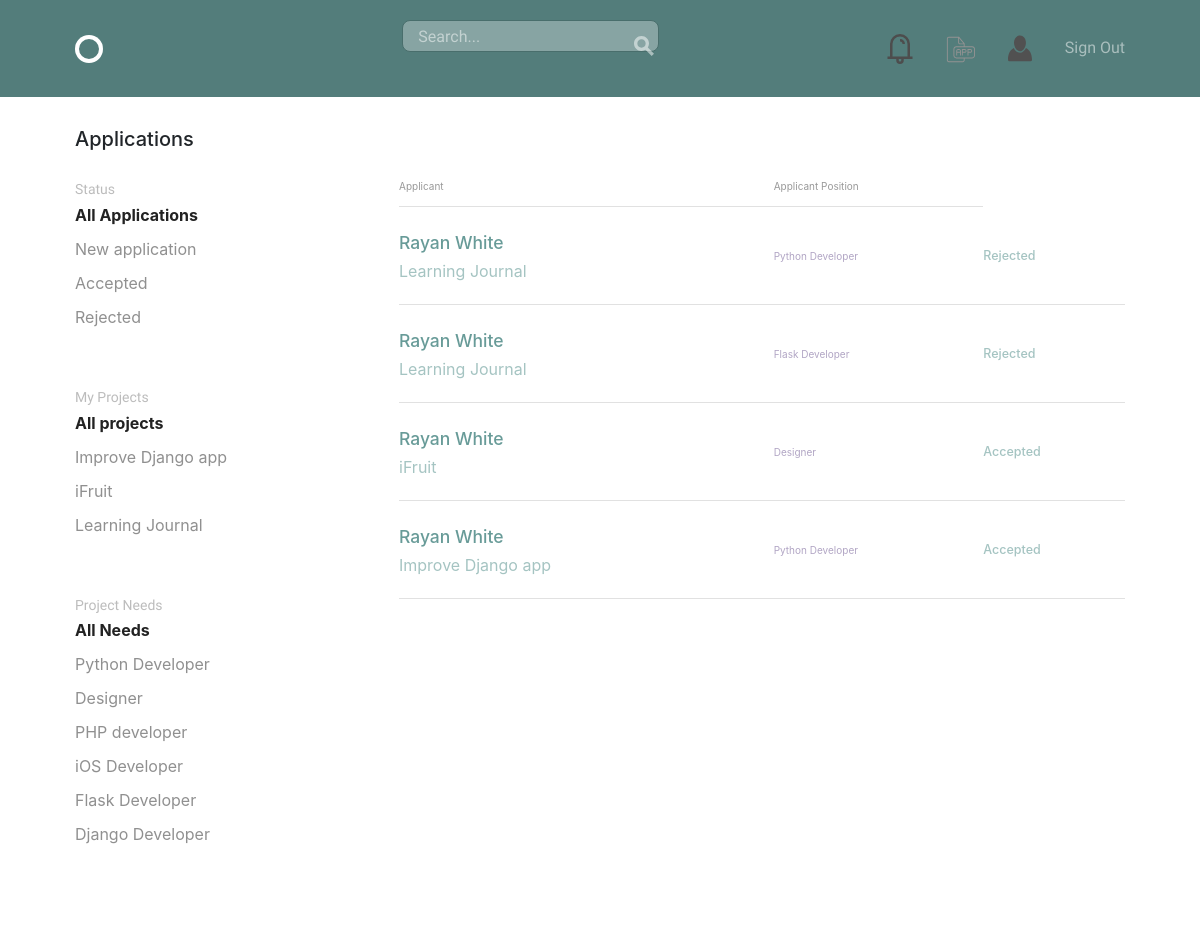
The page /accounts/applications/ (signed in) on the database as committed earlier.
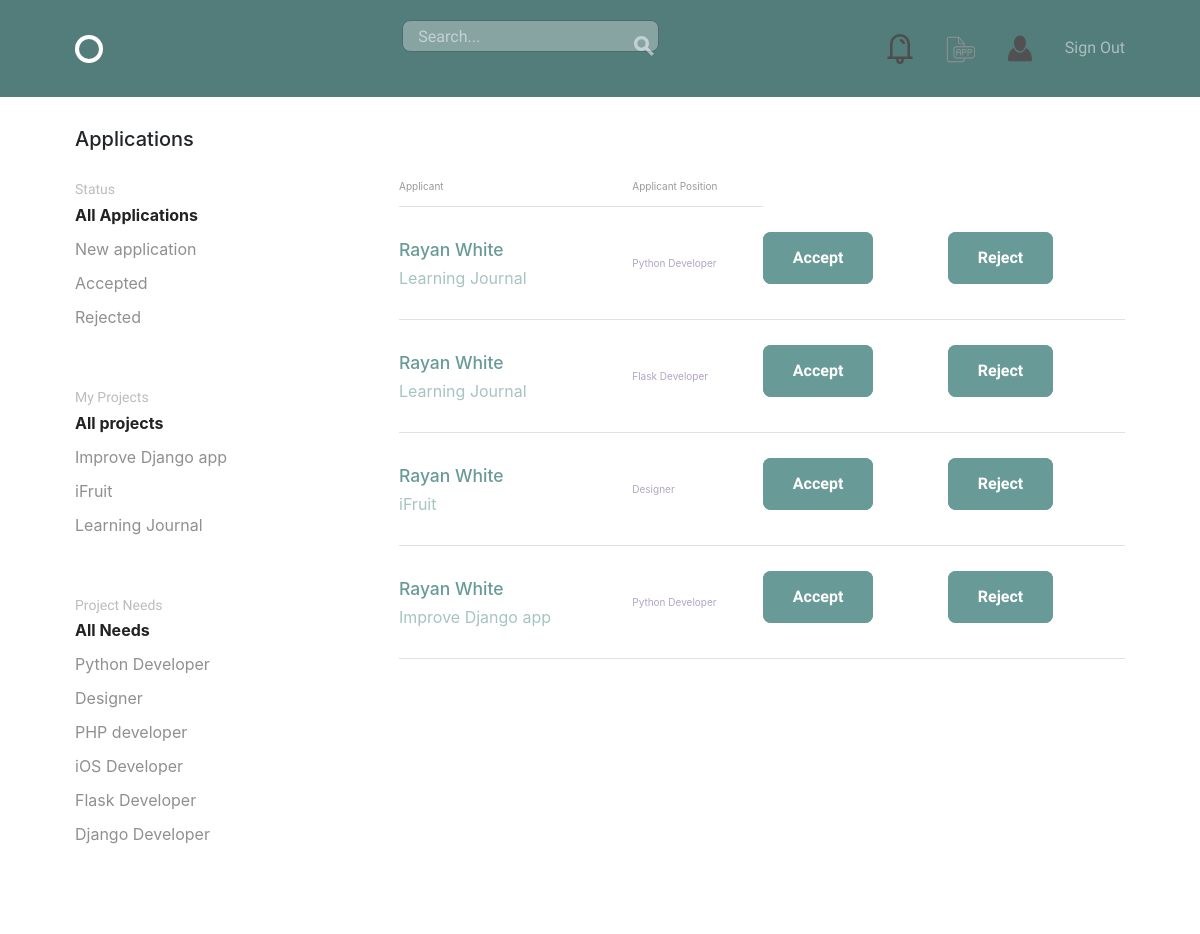
The same page on the database as committed later.
### accounts/models.py (models this page shows, shortened)
class UserApplication(models.Model):
    applicant = models.ForeignKey(settings.AUTH_USER_MODEL,
                                  on_delete=models.CASCADE,
                                  related_name='application')
    position = models.ForeignKey('projects.Position', related_name='apply')
    project = models.ForeignKey('projects.Project')
    status = models.NullBooleanField(default=None)

class User(AbstractBaseUser, PermissionsMixin):
    username = models.CharField(max_length=50, unique=True)
    email = models.EmailField(unique=True)
    first_name = models.CharField(max_length=50)
    last_name = models.CharField(max_length=50)
    bio = models.TextField(default='')
    avatar = models.ImageField(upload_to='./user_avatar', blank=True)
    date_joined = models.DateTimeField(default=timezone.now)
    is_active = models.BooleanField(default=False)
    is_staff = models.BooleanField(default=False)
    objects = UserManager()
    USERNAME_FIELD = "email"
    REQUIRED_FIELDS = ['username']
    @property
    def full_name(self):
        return f'{self.first_name} {self.last_name}'
    def __str__(self):
        return self.username

### projects/models.py (models this page shows)
class Project(models.Model):
    user = models.ForeignKey(settings.AUTH_USER_MODEL,
                             related_name='projects',
                             on_delete=models.CASCADE)
    title = models.CharField(max_length=50)
    description = models.TextField(default='')
    time_estimate = models.CharField(max_length=100)
    requirements = models.CharField(max_length=255)
    def __str__(self):
        return f'{self.title}'

class Position(models.Model):
    name = models.CharField(max_length=50)
    description = models.TextField(default='')
    project = models.ForeignKey(Project,
                                related_name='positions',
                                on_delete=models.CASCADE)
    time = models.CharField(max_length=30)
    skill = models.ManyToManyField('accounts.Skill',
                                   related_name='skills')
    def __str__(self):
        return f'{self.name}'

### accounts/views.py (the view, shortened to what this page needs)
# urls.py: url(r'applications/$', views.ApplicationView.as_view(),
class ApplicationView(LrM, PrefetchRelatedMixin, ListView):
    template_name = "accounts/applications.html"
    model = models.UserApplication
    context_object_name = 'applications'
    prefetch_related = ['applicant__projects', ]
    def get_context_data(self, **kwargs):
        context = super(ApplicationView, self).get_context_data(**kwargs)
        context['app_list'] = ['New application', 'Accepted', 'Rejected']
        context['projects'] = self.request.user.projects.all()
        context['skills_list'] = Position.objects.exclude(
            apply__status=True).values('name').distinct()
        context['pro_selected'] = self.request.GET.get('pro_filter')
        context['skill_selected'] = self.request.GET.get('skill_filter')
        context['app_selected'] = self.request.GET.get('app_filter')
        return context
    def get_queryset(self):
        queryset = super().get_queryset()
        app_term = self.request.GET.get('app_filter')
        pro_term = self.request.GET.get('pro_filter')
        skill_term = self.request.GET.get('skill_filter')
        user = models.User.objects.all().exclude(pk=self.request.user.id)
        print(user)
        if app_term:
            queryset = queryset.filter(status=self.choice(app_term))
        if pro_term:
            queryset = queryset.filter(project__title=pro_term)
        if skill_term:
            queryset = queryset.filter(position__name=skill_term)
        return queryset

### accounts/templates/accounts/applications.html (shortened to what the changed rows need)
{% extends "layout.html" %}
{% block content %}
<div class="bounds circle--page">
    <div class="circle--page--header grid-100">
        <h2>Applications</h2>
    </div>
    <div class="grid-70 grid-push-5">
        <table class="u-full-width circle--table">
            <thead>
                <tr>
                <th>Applicant</th>
                <th class="circle--cell--right">Applicant Position</th>
                </tr>
            </thead>
            <tbody>
                {% for application in applications %}
                    <tr class="clickable-row" data-href="{% url 'accounts:profile' application.applicant.pk %}">
                    <td>
                        <h3>{{ application.applicant.full_name }}</h3>
                        <p>{{ application.project }}</p>
                    </td>
                    <td class="circle--cell--right">
                        <span class="secondary-label">{{ application.position }}</span>
                    </td>
                    {% if application.applicant.id == request.user.id %}
                        <td>
                            <h5>
                                This can be accepted or rejected only by
                                <strong><i>{{ application.project.user.full_name }}</i></strong>
                            </h5>
                        </td>
                    {% else %}
                        {% if application.status == None %}
                            <td>
                                <a class="button button-primary"
                                   href="{% url 'accounts:decision_update' application.applicant.pk application.position.pk 'accept' %}">Accept</a>
                            </td>
                            <td>
                                <a class="button button-primary"
                                   href="{% url 'accounts:decision_update' application.applicant.pk application.position.pk 'reject' %}">Reject</a>
                            </td>
                        {% elif application.status %}
                            <td><h5>Accepted</h5></td>
                        {% elif not application.status %}
                            <td><h5>Rejected</h5></td>
                        {% endif %}
                    {% endif %}
                    </tr>
                {% endfor %}
            </tbody>
        </table>
    </div>
</div>
{% endblock %}

Rows that differ between the two databases and show on the page:
changed UserApplication (number 1 of 4 on the later page): status "Rejected" → "Accept Reject"
changed UserApplication "Flask Developer": status "Rejected" → "Accept Reject"
changed UserApplication "iFruit": status "Accepted" → "Accept Reject"
changed UserApplication "Improve Django app": status "Accepted" → "Accept Reject"
